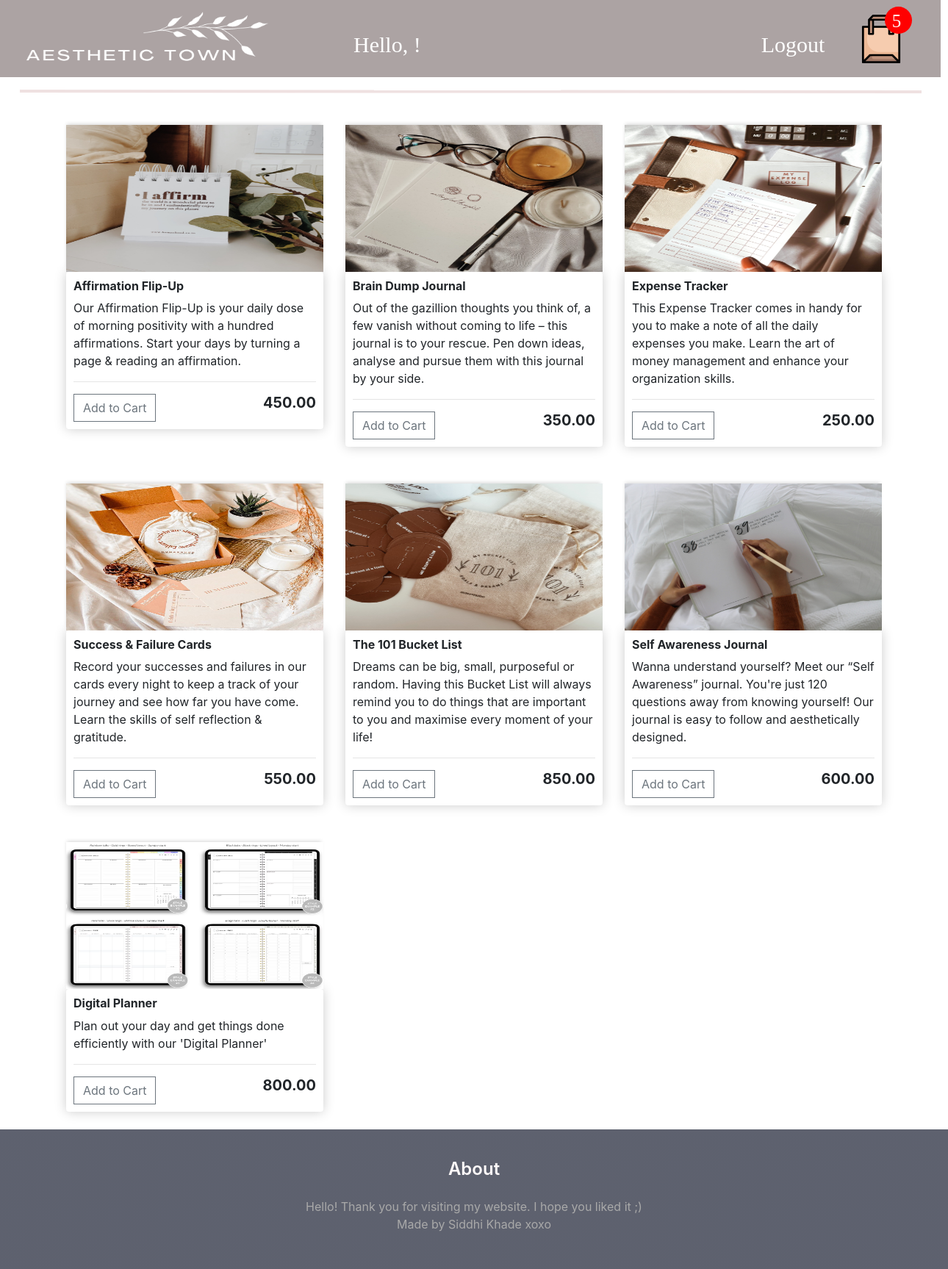
Page /mainstore/test7/ on the committed database.
### store/models.py (models this page shows, shortened)
class Product(models.Model):
    name = models.CharField(max_length=200)
    description = models.CharField(max_length=200, default="")
    price = models.FloatField()
    digital = models.BooleanField(default=False, null=True, blank=False)
    image = models.ImageField(null=True, blank=True)
    @property
    def imageURL(self):
        try:
            url = self.image.url
        except:
            url = ''
        return url

### store/views.py (the view)
# urls.py: path('mainstore/<str:username>/',views.mainstore,name='mainstore'),
def mainstore(request,username):
    user = User.objects.get(username=username)
    if user.is_authenticated:
        order, created = Order.objects.get_or_create(customer=user, complete=False)
        items = order.orderitem_set.all()
        cartItems = order.get_cart_items
    else:
        items = []
        order = {'get_cart_total':0, 'get_cart_items':0, 'shipping': False}
        cartItems = order['get_cart_items']
    products = Product.objects.all
    context={'products':products, 'cartItems': cartItems}
    return render(request,'store/mainstore.html',context)

### store/models.py (called while the page is built)
    @property
    def get_cart_items(self):
        orderitems = self.orderitem_set.all()
        total = sum([item.quantity for item in orderitems])
        return total

### store/templates/store/mainstore.html (shortened to what this page needs)
<!DOCTYPE html>
{% load static %}
<html>
<head>
<link rel="stylesheet" href="https://stackpath.bootstrapcdn.com/bootstrap/4.4.1/css/bootstrap.min.css">
<link rel="stylesheet" type="text/css" href="{% static 'CSS/store.css' %}">
<link rel="stylesheet" href="https://cdnjs.cloudflare.com/ajax/libs/font-awesome/6.1.1/css/fontawesome.min.css" />
</head>
<body>
	<nav>
<div id="Aesthetic_Town">
	<svg class="Rectangle_610">
		<rect id="Rectangle_610" rx="0" ry="0" x="0" y="0" width="1280" height="105">
		</rect>
	</svg>
	<svg class="Line_1" viewBox="0 0 1227 1">
		<path id="Line_1" d="M 0 0 L 1227 1">
		</path>
	</svg>
	<a href="{% url 'cart' username=user.username %}">
		<img  id="paper-bag" src="{% static 'images/paper-bag.png' %}">
	</a>
	<svg class="Ellipse_177">
		<ellipse id="Ellipse_177" rx="18.5" ry="18.5" cx="18.5" cy="18.5">
		</ellipse>
	</svg>
	<div id="quant">
		<p>{{cartItems}}</p>
	</div>
	<img id="Logo1" src="{% static 'images/Logo1.png' %}">
	<div id="Hello_">
		<span>Hello, {{user.username}}!</span>
	</div>
	<div id="Logout">
		<a href="{% url 'logout' %}">Logout</a>
	</div>
</div>
</nav>
<div >
	<br><br><br><br><br>
</div>
<div class="container">
	{% block content %}
	<div class="row">
		{% for product in products %}
		<div class="col-lg-4">
			<img class="thumbnail" src="{{product.imageURL}}">
			<div class="box-element product">
				<h6><strong>{{product.name}}</strong></h6>
				<p>{{product.description}}</p>
		<hr>
		<button data-product="{{product.id}}" data-action="add" class="btn btn-outline-secondary add-btn update-cart">Add to Cart</button>
		<h5 style="display: inline-block; float: right"><strong>{{product.price|floatformat:2}}</strong></h5>
			</div>
		</div>
		{% endfor %}
	</div>
	{% endblock content %}
	<br>
</div>
<section class="footer">
	<h4>About</h4>
	<p>Hello! Thank you for visiting my website. I hope you liked it ;)<br>Made by Siddhi Khade xoxo
	</p>
</section>
</body>
</html>

### static/CSS/store.css (style rules this page uses)
:root { --web-view-ids: Aesthetic_Town; }
* { margin: 0; padding: 0; box-sizing: border-box; border: none; }
#Aesthetic_Town { position: absolute; width: 1280px; height: 641px; background-color: rgba(255,255,255,1); overflow: hidden; --web-view-name: Aesthetic Town; --web-view-id: Aesthetic_Town; --web-scale-on-resize: true; --web-enable-deep-linking: true; }
.Rectangle_610 { position: absolute; overflow: visible; width: 1280px; height: 105px; left: 0px; top: 0px; }
.Line_1 { overflow: visible; position: absolute; width: 1227.003px; height: 5px; left: 26.5px; top: 122px; transform: matrix(1,0,0,1,0,0); }
#paper-bag { position: absolute; width: 66px; height: 66px; left: 1166px; top: 20px; overflow: visible; }
.Ellipse_177 { position: absolute; overflow: visible; width: 37px; height: 37px; left: 1204px; top: 9px; }
#Logo1 { position: absolute; width: 340px; height: 80px; left: 27px; top: 12px; overflow: visible; }
#Hello_ { left: 481px; top: 38px; position: absolute; overflow: visible; width: 281px; height: 30px; text-align: left; font-family: Sitka Text; font-style: normal; font-weight: normal; font-size: 30px; color: rgba(255,255,255,1); }
#Logout a { left: 1025px; top: 38px; position: absolute; overflow: visible; width: 108px; height: 30px; text-align: center; font-family: Sitka Text; font-style: normal; font-weight: normal; font-size: 30px; color: rgba(255,255,255,1); text-decoration: none; }
.btn { border-radius: 0; }
#quant { left: 1210px; top: 10px; position: absolute; overflow: visible; width: 20px; height: 30px; text-align: center; font-family: Sitka Text; font-style: normal; font-weight: normal; font-size: 25px; color: rgba(255,255,255,1); }
.col-lg-4, .col-lg-6, .col-lg-8, .col-lg-12 { margin-top: 50px; }
.box-element { box-shadow:hsl(0, 0%, 80%) 0 0 16px; background-color: #fff; border-radius: 4px; padding: 10px; }
.thumbnail { width: 100%; height: 200px; -webkit-box-shadow: -1px -3px 5px -2px rgba(214,214,214,1); -moz-box-shadow: -1px -3px 5px -2px rgba(214,214,214,1); box-shadow: -1px -3px 5px -2px rgba(214,214,214,1); }
.footer { height: 190px; width: 100%; text-align: center; padding: 30px 0; background: linear-gradient(rgba(25, 30, 49, 0.7),rgba(25, 30, 49, 0.7)); }
.footer p { color: darkgray; }
.footer h4 { color: snow; margin-bottom: 25px; margin-top: 10px; font-weight: 600; }

### rows in the picture
Product: imageURL (picture), name "Affirmation Flip-Up", description "Our Affirmation Flip-Up is your daily dose of morning positivity with a hundred affirmations. Start your days by turning a page & reading an affirmation.", price "450.00"
Product: imageURL (picture), name "Brain Dump Journal", description "Out of the gazillion thoughts you think of, a few vanish without coming to life – this journal is to your rescue. Pen down ideas, analyse and pursue them with this journal by your side.", price "350.00"
Product: imageURL (picture), name "Expense Tracker", description "This Expense Tracker comes in handy for you to make a note of all the daily expenses you make. Learn the art of money management and enhance your organization skills.", price "250.00"
Product: imageURL (picture), name "Success & Failure Cards", description "Record your successes and failures in our cards every night to keep a track of your journey and see how far you have come. Learn the skills of self reflection & gratitude.", price "550.00"
Product: imageURL (picture), name "The 101 Bucket List", description "Dreams can be big, small, purposeful or random. Having this Bucket List will always remind you to do things that are important to you and maximise every moment of your life!", price "850.00"
Product: imageURL (picture), name "Self Awareness Journal", description "Wanna understand yourself? Meet our “Self Awareness” journal. You're just 120 questions away from knowing yourself! Our journal is easy to follow and aesthetically designed.", price "600.00"
Product: imageURL (picture), name "Digital Planner", description "Plan out your day and get things done efficiently with our 'Digital Planner'", price "800.00"

### other values in the picture
{{ cartItems }} "5"
